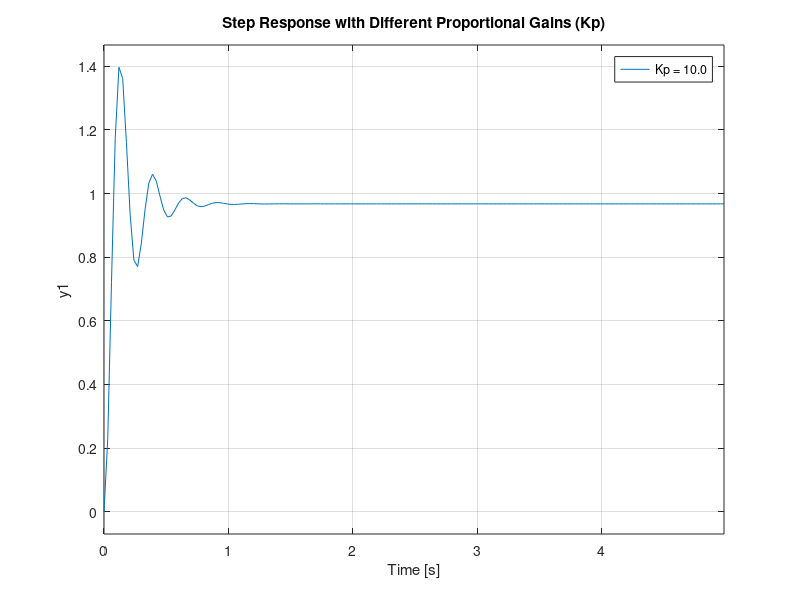
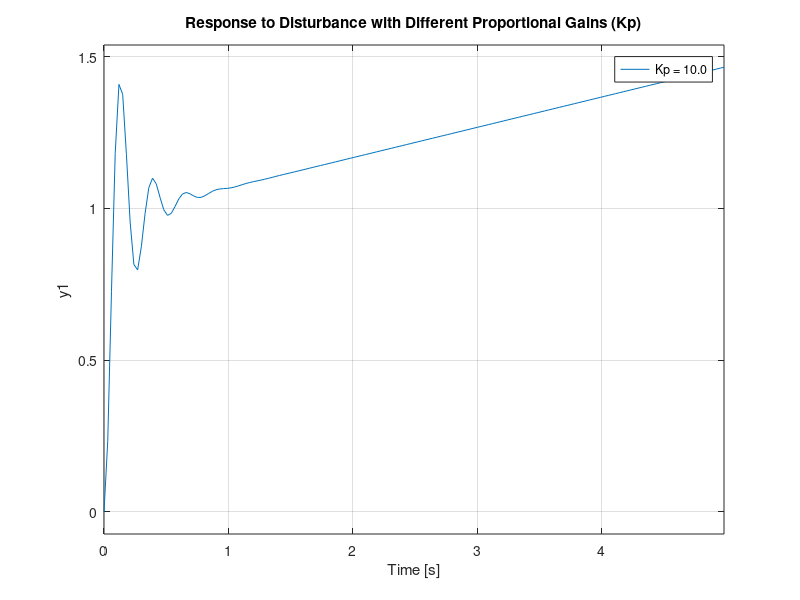

Here is the MATLAB script that generated these plots, in order:
J = 0.01;
b = 0.1;
K = 0.01;
R = 1;
L = 0.5;
s = tf('s');
G = K/((J*s+b)*(L*s+R)+K^2);
Kp_values = linspace(10, 300, 10); 
t = 0:0.03:5;
figure;
hold on;
grid on;
for Kp = Kp_values
    C = pid(Kp);
    sys_cl = feedback(C*G, 1);
    step(sys_cl, t);
end
title('Step Response with Different Proportional Gains (Kp)');
legend(arrayfun(@(Kp) sprintf('Kp = %.1f', Kp), Kp_values, 'UniformOutput', false));
figure;
hold on;
grid on;
disturbance = 0.1/s; 
for Kp = Kp_values
    C = pid(Kp);
    sys_cl = feedback(C*G, 1);
    sys_cl_dist = sys_cl + disturbance;
    step(sys_cl_dist, t);
end
title('Response to Disturbance with Different Proportional Gains (Kp)');
legend(arrayfun(@(Kp) sprintf('Kp = %.1f', Kp), Kp_values, 'UniformOutput', false));
